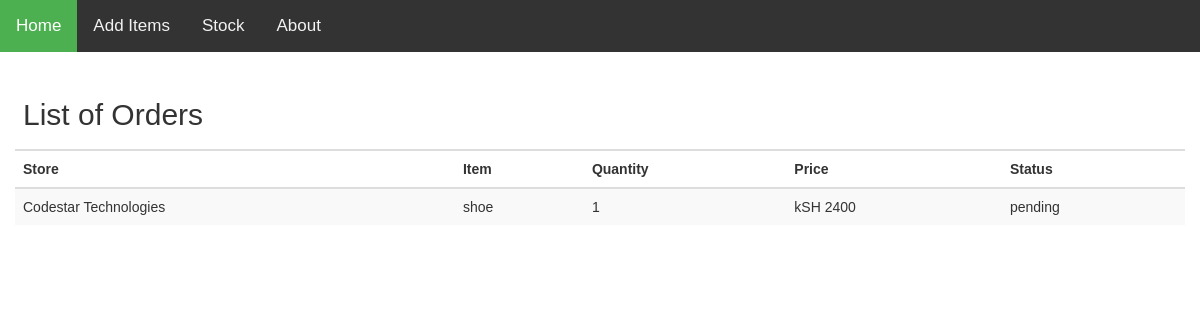
The app's page /ecomerce/details.php?order=Eric-20210430163246 with its own data.
### tables this page shows
CREATE TABLE `sales` (
  `id` int(11) NOT NULL,
  `item` varchar(254) NOT NULL,
  `item_id` varchar(254) NOT NULL,
  `price` varchar(254) NOT NULL,
  `quantity` varchar(254) NOT NULL,
  `store` varchar(254) NOT NULL,
  `ordernumber` varchar(254) NOT NULL,
  `stage` varchar(1000) NOT NULL
);

### ecomerce/details.php (the view, shortened to what this page needs)
<?php include"conn.php"; ?>
<!DOCTYPE html>
<html>
<head>
<link rel="stylesheet" href="https://cdnjs.cloudflare.com/ajax/libs/font-awesome/4.7.0/css/font-awesome.min.css">
<link rel="stylesheet" href="https://maxcdn.bootstrapcdn.com/bootstrap/3.4.1/css/bootstrap.min.css">
<link rel="stylesheet" href="style.css">
</head>
<body>
<div class="topnav" id="myTopnav">
  <a href="index.php" class="active">Home</a>
  <a href="#additem" data-toggle="modal" data-target="#additem">Add Items</a>
  <a href="#contact">Stock</a>
  <a href="#about">About</a>
</div>
<div class="container-fluid">
<div class="table-responsive">
<table class="table table-striped table-hover">
    <thead>
        <tr>
            <th colspan="6">
               <h2>List of Orders</h2>
            </th>
        </tr>
      <tr>
        <th>Store</th>
        <th>Item</th>
        <th>Quantity</th>
        <th>Price</th>
        <th>Status</th>
      </tr>
    </thead>
    <tbody>
	<?php
	$order = $_GET['order'];
	$stmt = $conn->query("SELECT * FROM sales where ordernumber = '$order'");
	$stmt->execute();
	while($row = $stmt->fetch()){
	?>
      <tr>
        <td><?php echo $row['store']; ?></td>
        <td><?php echo $row['item']; ?></td>
        <td><?php echo $row['quantity']; ?></td>
        <td>kSH <?php echo $row['price']; ?></td>
        <td><?php echo $row['stage']; ?></td>
      </tr>
	<?php } ?>
    </tbody>
</table>
</div>
<br>
</div>
<?php include"footer.php"; ?>

### ecomerce/style.css (style rules this page uses)
body { margin: 0; font-family: Arial, Helvetica, sans-serif; }
.container-fluid { margin-top:70px; min-height:1200px; }
.topnav { overflow: hidden; background-color: #333; position:fixed; width:100%; z-index:1; top:0px; }
.topnav a { float: left; display: block; color: #f2f2f2; text-align: center; padding: 14px 16px; text-decoration: none; font-size: 17px; }
.topnav a.active { background-color: #4CAF50; color: white; }

### records on screen
sales: store "Codestar Technologies", item "shoe", quantity "1", price "2400", stage "pending"
